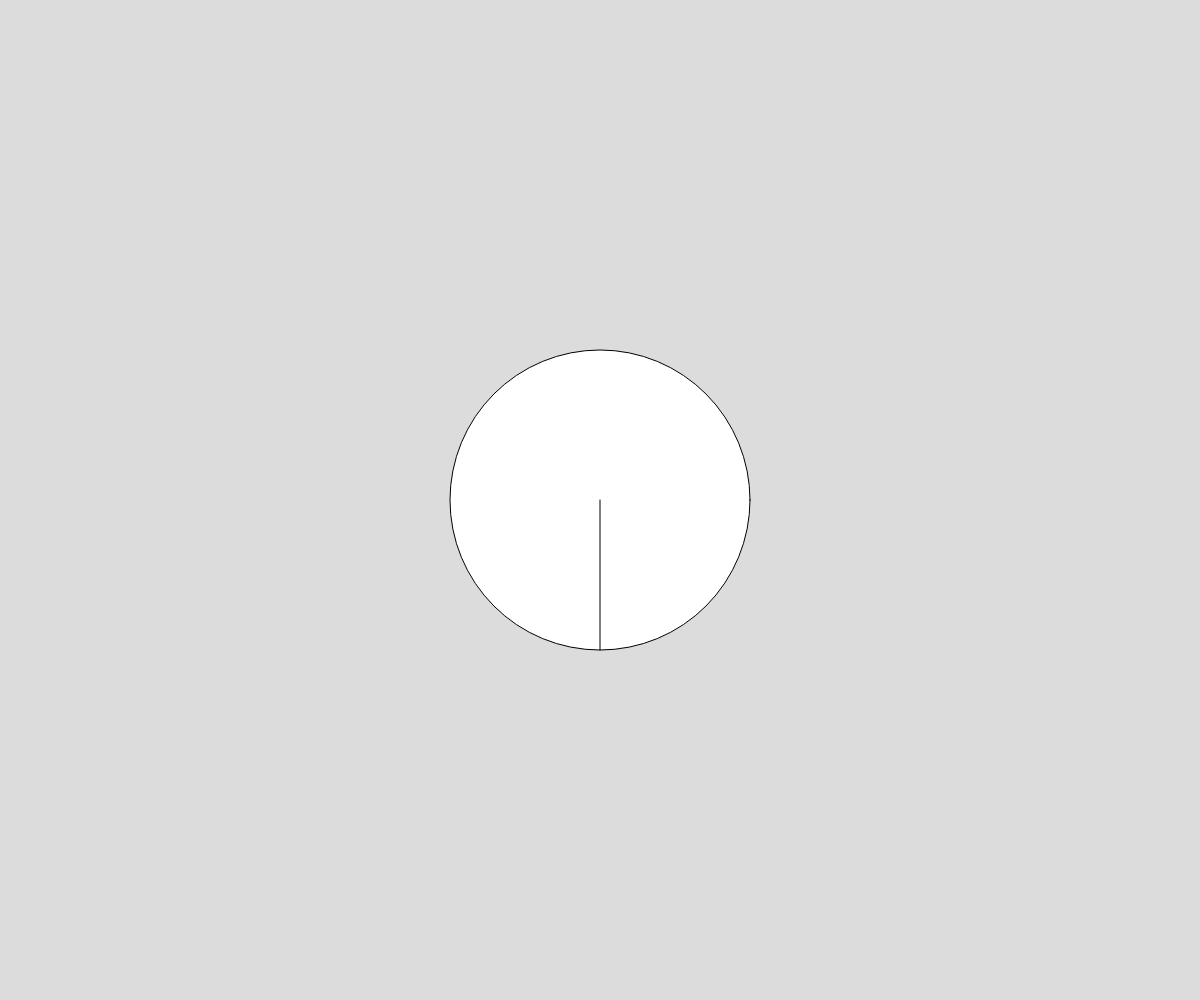
Frame 1 (no input)
Frame 60 (no input): identical to frame 1, image omitted
Frame 120 (the mouse pressed at the canvas centre since frame 60): identical to frame 1, image omitted

The p5.js sketch that drew this single still picture (run headless with seeded random() and noise() and a simulated clock; from frame 60 on, the mouse is pressed at the canvas centre):

// p5.js sketch
// ── sketch.js
// Project Title
// Your Name
// Date
//
// Extra for Experts:
// - describe what you did to take this project "above and beyond"


function setup() {
  createCanvas(windowWidth, windowHeight);
}

function draw() {
  background(220);
  circle( width/2,height/2,300);
  translate(width/2,height/2);
  line(0,0,0,150);

}
function clock(){
  for(let i = 0; i<60;i++){
    
    line(0,0, );
    rotate(radians(6));
}
}
